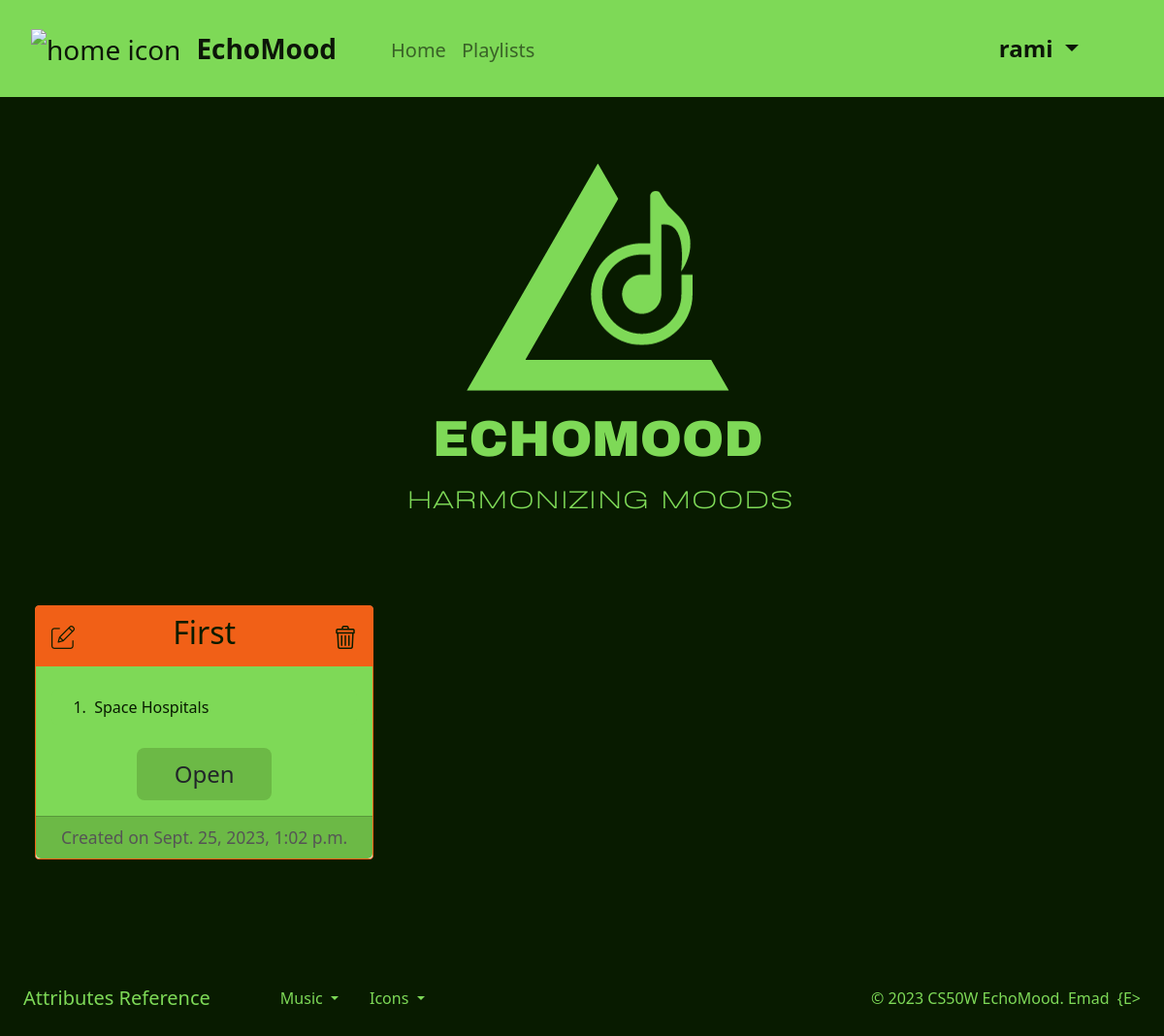
Before: /playlists (signed in) with the older database file.
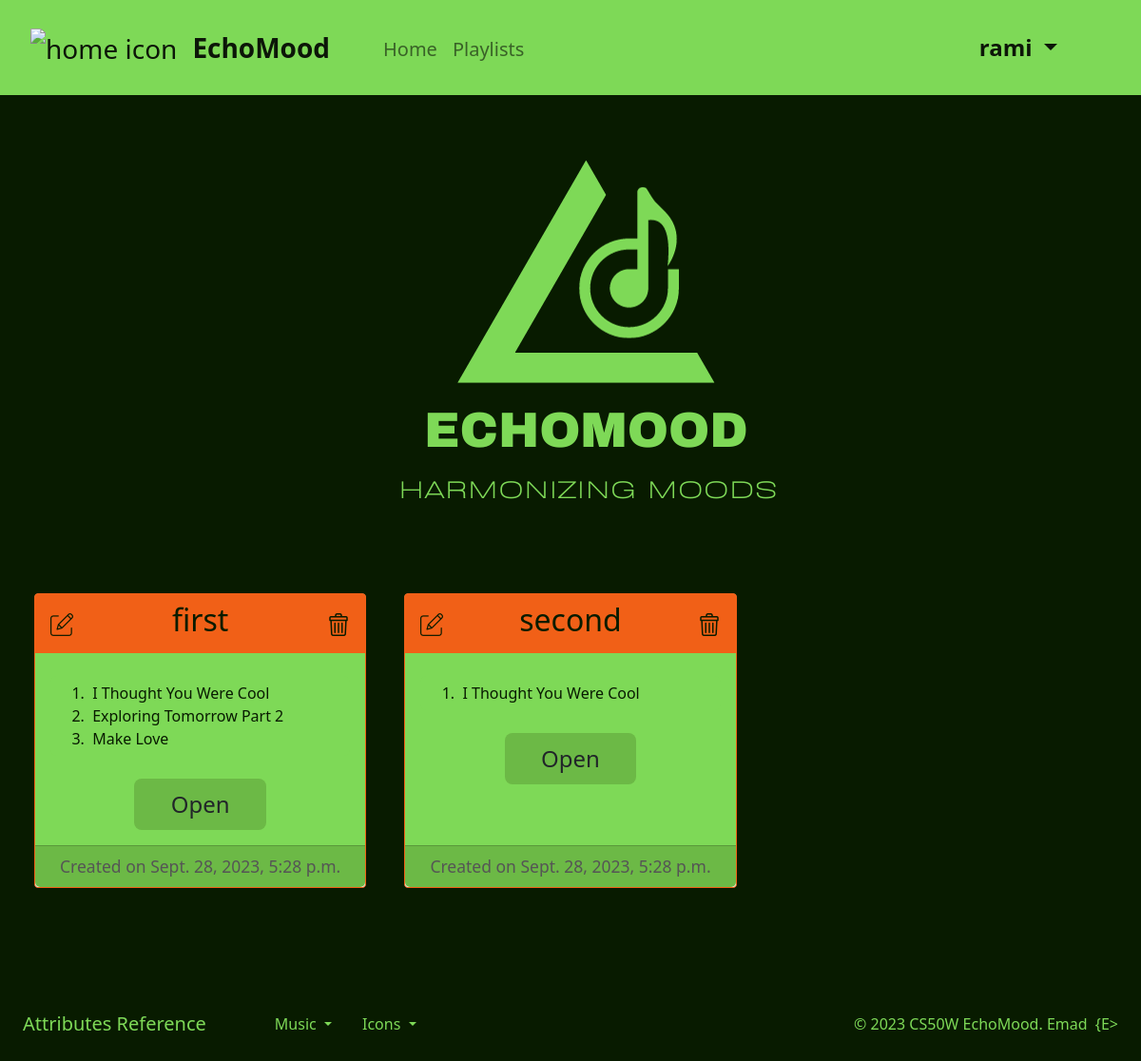
After: the same page with the newer database file.
### capstone/models.py (models this page shows, shortened)
class Playlist(models.Model):
    name = models.CharField(max_length=200)
    created_on = models.DateTimeField(auto_now_add=True)    # automatically populated with current date
    tracks = models.ManyToManyField('Track', related_name='playlists')
    mood = models.ForeignKey(Mood, on_delete=models.CASCADE, related_name="mood_playlists")

class Track(models.Model):
    title = models.CharField(max_length=200)
    gdrive_id = models.CharField(max_length=200, unique=True)
    artist = models.CharField(max_length=100)
    added_on = models.DateTimeField(auto_now_add=True)    # automatically populated with current date
    genre = models.ForeignKey(Genre, on_delete=models.CASCADE, related_name="genre_tracks")

### capstone/views.py (the view)
# urls.py: path("playlists", views.playlists, name="playlists"),
@login_required
def playlists(request):
    context = create_context(playlist_form=PlaylistForm())
    return render(request, "capstone/playlists.html", context=context)

### capstone/tools.py (called while the page is built)
def create_context(**kwargs):
    context = {
        "register_form": kwargs.get("register_form", None),
        "login_form": kwargs.get("login_form", None),
        "mood_form": kwargs.get("mood_form", None),
        "playlist_form": kwargs.get("playlist_form", None),
        "playlist": kwargs.get("playlist", None),
        "playlist_json": kwargs.get("playlist_json", None),
        "is_in_user_playlists": kwargs.get("is_in_user_playlists", False),
        "selected_mood": kwargs.get("selected_mood", None),
        "playable": kwargs.get("playable", False),  # here default value of 'playable' is False not None
        }
    return context

### capstone/templates/capstone/playlists.html (shortened to what this page needs)
{% extends 'capstone/layout.html' %}
{% load static %}
{% block body %}
    <div class="row container-fluid d-flex justify-content-center">
        <div class="col-lg-4 col-md-6 col-sm-12 mx-auto">
            <img src="{% static 'capstone/assets/logo/EchoMood.png' %}" alt="EchoMood Logo">
        </div>
    </div>
    <div id="playlists-div" class="mb-5">
        <div class="row container-fluid row-cols-1 row-cols-md-3 g-4 px-3">
            {% for playlist in user.playlists.all %}
                <div class="col mb-2">
                    <div class="card h-100 mx-2 fs-5">
                        <div class="card-body p-0 m-0">
                            <div class="card-title d-flex justify-content-between align-items-center py-2">
                                <a type="button" class="btn-link fs-4 ms-3 mb-1" data-bs-toggle="modal" data-bs-target="#renamePlaylistModal-{{playlist.id}}">
                                    <cite title="Rename Playlist">
                                        <img src="{% static 'capstone/assets/icons/edit.png' %}" alt="edit icon">
                                    </cite>
                                </a>
                                <h3 class="fs-2">{{ playlist.name }}</h3>
                                <a type="button" class="btn-link fs-4 me-3 mb-1" data-bs-toggle="modal" data-bs-target="#deletePlaylistModal-{{playlist.id}}">
                                    <cite title="Delete Playlist">
                                        <img src="{% static 'capstone/assets/icons/trash.png' %}" alt="trash icon">
                                    </cite>
                                </a>
                            </div>
                            <div class="d-flex justify-content-start p-3">
                                <ol class="card-text form-control">
                                    {% for track in playlist.tracks.all %}
                                        <li class="card-track fs-6">&nbsp;{{track.title}}</li>
                                    {% endfor %}
                                </ol>
                            </div>
                            <div class="d-flex justify-content-center pt-2 mb-3">
                                <a href="{% url 'open_playlist' playlist.id %}" class="btn btn-lg btn-card fs-4">Open</a>
                            </div>
                        </div>
                        <div class="card-footer py-2">
                            <small class="d-flex justify-content-center">Created on {{ playlist.created_on }}</small>
                        </div>
                    </div>
                </div>
            {% empty %}
                <div class="col mb-2 d-flex justify-content-center">
                    <h2 class="no-playlists">You have no saved playlists.</h2>
                </div>
            {% endfor %}
        </div>
    </div>
{% endblock %}

Changed rows visible on the page:
removed Playlist: name "First", created_on "Sept. 25, 2023, 1:02 p.m."
no longer on this page (row unchanged): Track: title "Space Hospitals", shown under "First"
added Playlist: name "first", created_on "Sept. 28, 2023, 5:28 p.m."
now on this page (row unchanged): Track: title "I Thought You Were Cool"
now on this page (row unchanged): Track: title "Exploring Tomorrow Part 2", shown under "first"
now on this page (row edited): Track: title "Make Love", shown under "first"
added Playlist: name "second", created_on "Sept. 28, 2023, 5:28 p.m."
